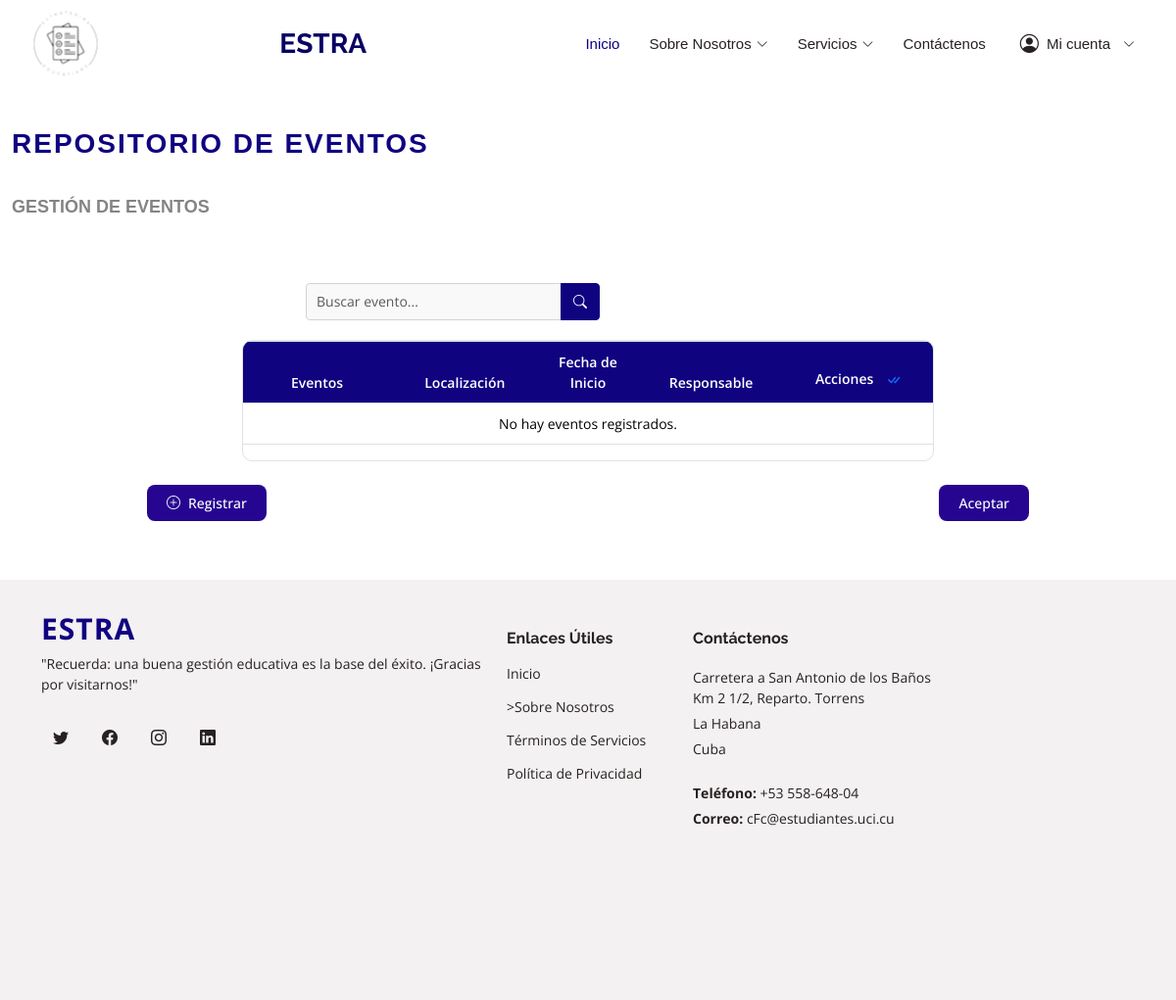
/models/evento/, run on an earlier commit of the app's database.
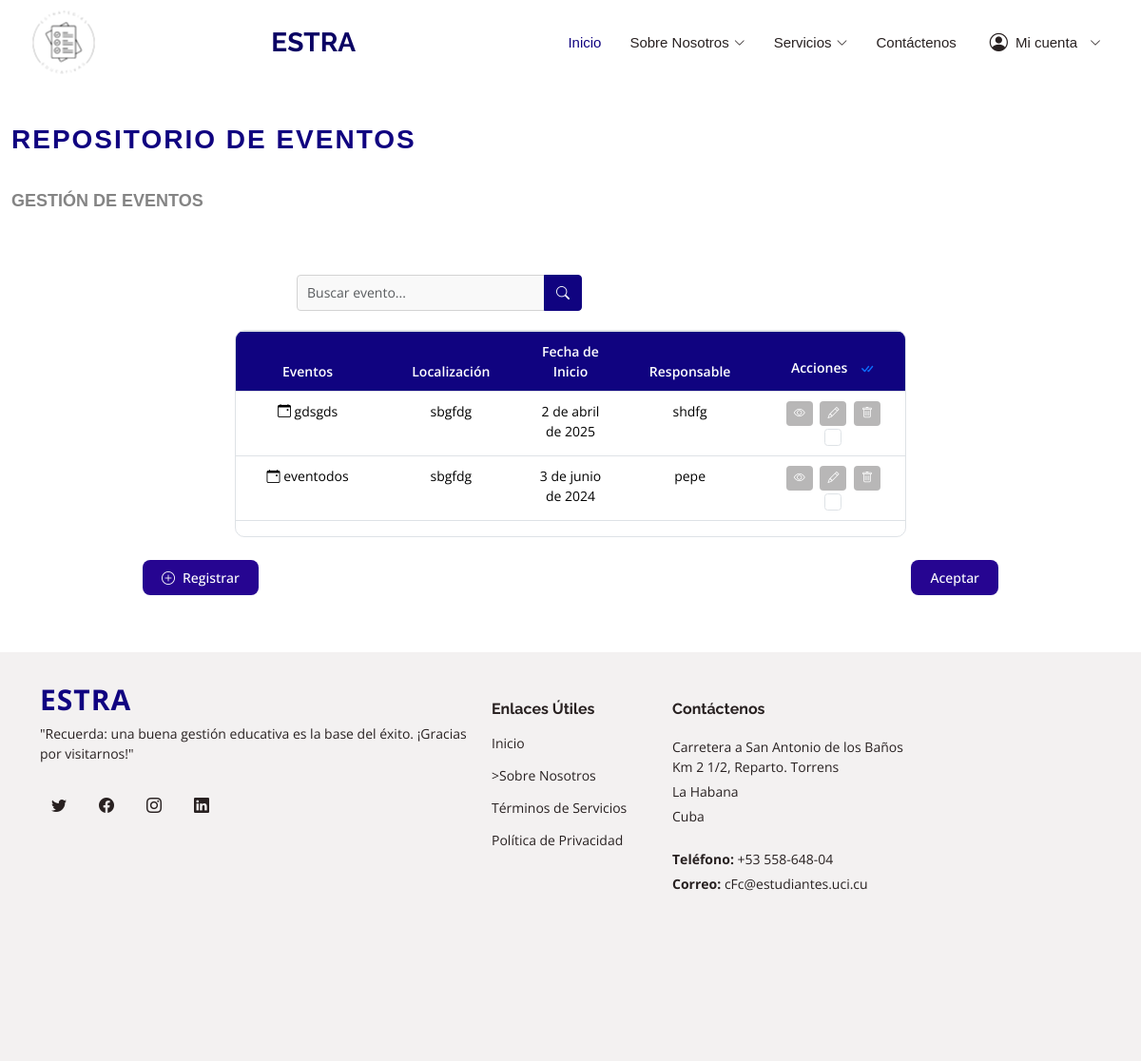
And on a later commit of the database.
### data_models/models.py (models this page shows, shortened)
class Evento(models.Model):
    estrategia = models.ForeignKey('Estrategia', on_delete=models.CASCADE, related_name='eventos')
    nombre_evento = models.CharField(max_length=100)
    fecha_inicio = models.DateField()
    fecha_fin = models.DateField()
    hora_inicio = models.TimeField()
    hora_fin = models.TimeField()
    ubicacion_evento = models.CharField(max_length=100)
    TIPOS_EVENTO = [
        ('academico', 'Académico'),
        ('cultural', 'Cultural'),
        ('deportivo', 'Deportivo'),
        ('social', 'Social')
    ]
    tipo_evento = models.CharField(max_length=20, choices=TIPOS_EVENTO)
    descripcion_evento = models.TextField()
    profesor_cargo = models.CharField(max_length=50)
    telefono_contacto = models.CharField(max_length=15)

### data_models/views.py (the view)
# urls.py: path('evento/', views.evento_list, name='evento_list'),
def evento_list(request):
    eventos = Evento.objects.all()
    context = {'eventos': eventos}
    return render(request, 'eventos.html', context)

### templates/eventos.html (shortened to what this page needs)
{% load static %}
<!DOCTYPE html>
<html lang="es">
<head>
  <link href="{% static 'assets/vendor/animate.css/animate.min.css' %}" rel="stylesheet">
  <link href="{% static 'assets/vendor/bootstrap/css/bootstrap.min.css' %}" rel="stylesheet">
  <link href="{% static 'assets/vendor/bootstrap-icons/bootstrap-icons.css' %}" rel="stylesheet">
  <link href="{% static 'assets/vendor/boxicons/css/boxicons.min.css' %}" rel="stylesheet">
  <link href="{% static 'assets/vendor/glightbox/css/glightbox.min.css' %}" rel="stylesheet">
  <link href="{% static 'assets/vendor/remixicon/remixicon.css' %}" rel="stylesheet">
  <link href="{% static 'assets/vendor/swiper/swiper-bundle.min.css' %}" rel="stylesheet">
  <link href="{% static 'assets/css/style.css' %}" rel="stylesheet">
</head>
<body>
  <header id="header" class="d-flex align-items-center fixed-top">
    <div class="container d-flex align-items-center">
      <a href="{% url 'pagina_principal' %}" class="logo me-auto"><img src="{% static './imagenes/logo/logo.png'%}" alt="" class="img-fluid"></a>
      <h1 class="logo me-auto"><a href="{% url 'pagina_principal' %}">ESTRA</a></h1>
      <nav id="navbar" class="navbar">
        <ul>
          <li><a href="{% url 'pagina_principal' %}" class="active">Inicio</a></li>
          <li class="dropdown">
            <a href="#"><span>Sobre Nosotros</span> <i class="bi bi-chevron-down"></i></a>
          </li>
          <li class="dropdown"><a href="#"><span> Servicios </span> <i class="bi bi-chevron-down"></i></a>
          </li>
          <li><a href="{% url 'contactar' %}">Contáctenos</a></li>
          <li class="dropdown user-menu">
            <a href="#"><i class="bi bi-person-circle"></i> Mi cuenta <i class="bi bi-chevron-down"></i></a>
          </li>
        </ul>
      </nav>
    </div>
  </header>
  <main id="main">
<section id="eventos" class="eventos section-bg">
  <div class="container-fluid">
    <div class="section-title">
      <h2>Repositorio de Eventos</h2>
      <br>
      <p>Gestión de Eventos</p>
      <br>
    </div>
    <div id="barra-busqueda-eventos" class="search-bar">
      <div class="input-group">
        <input type="text" class="form-control" placeholder="Buscar evento..." aria-label="Buscar">
        <button class="btn btn-primary" type="button">
          <i class="bi bi-search"></i>
        </button>
      </div>
    </div>
    <div id="tabla-eventos" class="table-container">
      <div id="tabla-eventos-resposive" class="table-responsive">
        <table id="tablita-eventos" class="table table-bordered table-hover custom-table">
          <thead>
            <tr>
              <th>Eventos</th>
              <th>Localización</th>
              <th>Fecha de Inicio</th>
              <th> Responsable</th>
              <th>
                Acciones
                <button id="btn-seleccionar-todo" class="btn btn-link p-0 ms-2" title="Seleccionar Todo">
                  <i class="bi bi-check-all"></i>
                </button>
              </th>
            </tr>
          </thead>
          <tbody>
            {% for evento in eventos %}
            <tr>
              <td>
                <i class="bi bi-calendar-event"></i> {{ evento.nombre_evento }}
              </td>
              <td>{{ evento.ubicacion_evento }}</td>
              <td>{{ evento.fecha_inicio }}</td>
              <td>{{ evento.profesor_cargo }}</td>
              <td>
                <button class="btn btn-action btn-ver-detalles" title="Ver Detalles">
                  <i class="bi bi-eye"></i>
                </button>
                <button class="btn btn-action btn-modificar" title="Modificar">
                  <i class="bi bi-pencil"></i>
                </button>
                <button class="btn btn-action btn-eliminar" title="Eliminar">
                  <i class="bi bi-trash"></i>
                </button>
                <input type="checkbox" class="form-check-input seleccionar-fila">
              </td>
            </tr>
            {% empty %}
            <tr>
              <td colspan="5" class="text-center">No hay eventos registrados.</td>
            </tr>
            {% endfor %}
          </tbody>
        </table>
      </div>
    </div>
    <div id="botones-accion-evento" class="d-flex justify-content-between mt-4">
      <a href="{% url 'formulario_evento'%}">
        <div id="btn-registrar-evento" class="btn btn-success">
          <i class="bi bi-plus-circle"></i> Registrar
        </div>
      </a>
      <div id="btn-eliminar-evento" class="btn btn-danger"> Aceptar
      </div>
    </div>
  </div>
</section>
  </main>
  <footer id="footer" class="footer">
    <div class="container footer-top">
      <div class="row gy-4">
        <div class="col-lg-5 col-md-12 footer-about footer-fade-in">
          <a href="{% url 'pagina_principal' %}" class="d-flex align-items-center logo">
            <span>ESTRA</span>
          </a>
          <p>"Recuerda: una buena gestión educativa es la base del éxito. ¡Gracias por visitarnos!"</p>
          <div class="d-flex mt-4 social-links">
            <a href="#"><i class="bi bi-twitter"></i></a>
            <a href="#"><i class="bi bi-facebook"></i></a>
            <a href="#"><i class="bi bi-instagram"></i></a>
            <a href="#"><i class="bi bi-linkedin"></i></a>
          </div>
        </div>
        <div class="col-6 col-lg-2 footer-fade-in footer-links" data-delay="100">
          <h4>Enlaces Útiles</h4>
          <ul>
            <li><a href="{% url 'pagina_principal' %}">Inicio</a></li>
            <li><a href="{% url 'sobrenos' %}">>Sobre Nosotros</a></li>
            <li><a href="#">Términos de Servicios</a></li>
            <li><a href="#">Política de Privacidad</a></li>
          </ul>
        </div>
        <div class="col-lg-3 col-md-12 text-center text-md-start footer-contact footer-fade-in" data-delay="200">
          <h4>Contáctenos</h4>
          <p>Carretera a San Antonio de los Baños Km 2 1/2, Reparto. Torrens</p>
          <p>La Habana</p>
          <p>Cuba</p>
          <p class="mt-4"><strong>Teléfono:</strong> <span>+53 558-648-04</span></p>
          <p><strong>Correo:</strong> <span>cFc@estudiantes.uci.cu</span></p>
        </div>
      </div>
    </div>
  </footer>
</body>
</html>

What changed in the data, as far as the page shows it:
added Evento: nombre_evento "gdsgds", ubicacion_evento "sbgfdg", fecha_inicio "2 de abril de 2025", profesor_cargo "shdfg"
added Evento: nombre_evento "eventodos", ubicacion_evento "sbgfdg", fecha_inicio "3 de junio de 2024", profesor_cargo "pepe"
Also different on the page:
text no longer shown: "No hay eventos registrados."
